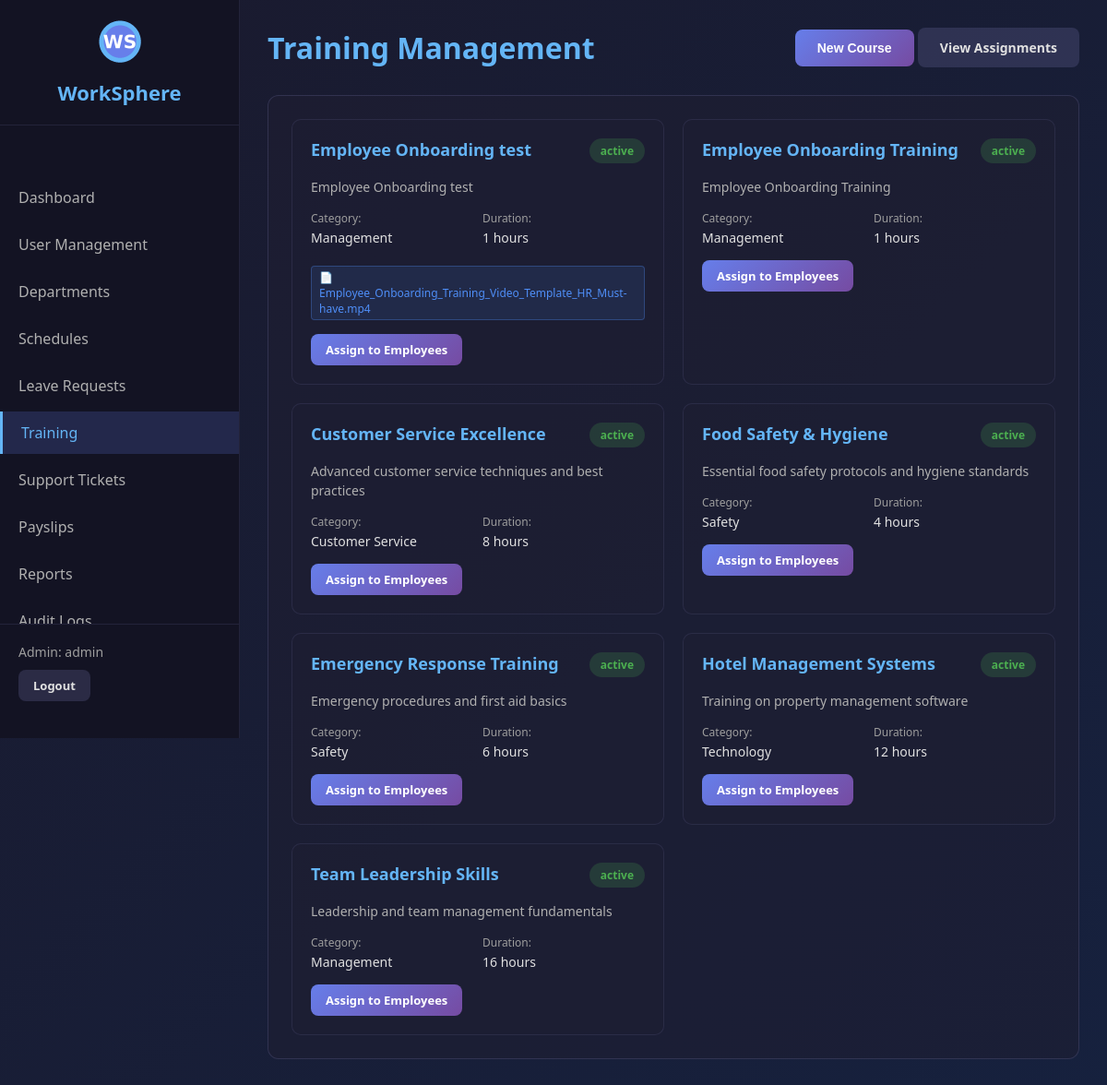
Page /admin/training (signed in) on the committed database.
### tables this page shows
CREATE TABLE training_courses (
            id INTEGER PRIMARY KEY AUTOINCREMENT,
            title TEXT NOT NULL,
            description TEXT,
            duration_hours INTEGER,
            category TEXT,
            status TEXT DEFAULT 'active',
            created_by INTEGER,
            created_at TIMESTAMP DEFAULT CURRENT_TIMESTAMP
        , material_filename TEXT, material_filepath TEXT);

### app.py (the view)
@app.route('/admin/training')
@admin_required
def admin_training():
    conn = get_db()
    cursor = conn.cursor()
    courses = cursor.execute('SELECT * FROM training_courses ORDER BY created_at DESC').fetchall()
    return render_template('admin_training.html', courses=courses)

### app.py (called while the page is built)
def get_db():
    if 'db' not in g:
        g.db = sqlite3.connect(
            DATABASE,
            timeout=20,                   # wait up to 20s if locked
            check_same_thread=False
        )
        g.db.row_factory = sqlite3.Row
        g.db.execute("PRAGMA journal_mode=WAL")    # WAL allows concurrent reads
        g.db.execute("PRAGMA busy_timeout=20000")  # 20s busy timeout at SQLite level
    return g.db

def admin_required(f):
    @wraps(f)
    def decorated_function(*args, **kwargs):
        if 'user_id' not in session:
            flash('Please login to access this page', 'error')
            return redirect('/login')
        if session.get('actual_role') != 'admin':
            flash('Admin access required', 'error')
            return redirect('/employee/dashboard')
        return f(*args, **kwargs)
    return decorated_function

### templates/admin_training.html (shortened to what this page needs)
<!DOCTYPE html>
<html lang="en">
<head>
    <link rel="stylesheet" href="/static/css/style.css">
</head>
<body>
    <div class="dashboard-container">
        <nav class="sidebar">
            <div class="logo-container">
                <img src="/static/images/logo.png" alt="WorkSphere Logo" class="logo-small">
                <h2>WorkSphere</h2>
            </div>
            <ul class="nav-menu">
                <li><a href="/admin/dashboard">Dashboard</a></li>
                <li><a href="/admin/users">User Management</a></li>
                <li><a href="/admin/departments">Departments</a></li>
                <li><a href="/admin/schedules">Schedules</a></li>
                <li><a href="/admin/leave-requests">Leave Requests</a></li>
                <li class="active"><a href="/admin/training">Training</a></li>
                <li><a href="/admin/support">Support Tickets</a></li>
                <li><a href="/admin/payslips">Payslips</a></li>
                <li><a href="/admin/reports">Reports</a></li>
                <li><a href="/admin/audit-logs">Audit Logs</a></li>
            </ul>
            <div class="user-info">
                <p>Admin: {{ session.username }}</p>
                <a href="/logout" class="btn btn-secondary btn-sm">Logout</a>
            </div>
        </nav>
        <main class="main-content">
            <header class="page-header">
                <h1>Training Management</h1>
                <div>
                    <button onclick="document.getElementById('addCourseModal').style.display='block'" class="btn btn-primary">New Course</button>
                    <a href="/admin/training/assignments" class="btn btn-secondary">View Assignments</a>
                </div>
            </header>
            <div class="section">
                <div class="training-grid">
                    {% for course in courses %}
                    <div class="training-card">
                        <div class="training-header">
                            <h3>{{ course.title }}</h3>
                            <span class="badge badge-{{ course.status }}">{{ course.status }}</span>
                        </div>
                        <p class="training-description">{{ course.description }}</p>
                        <div class="training-meta">
                            <div class="meta-item">
                                <label>Category:</label>
                                <span>{{ course.category }}</span>
                            </div>
                            <div class="meta-item">
                                <label>Duration:</label>
                                <span>{{ course.duration_hours }} hours</span>
                            </div>
                        </div>
                        {% if course.material_filename %}
                        <a href="/admin/download/training/{{ course.id }}" class="material-badge">
                            📄 {{ course.material_filename }}
                        </a>
                        {% endif %}
                        <div class="training-actions">
                            <a href="/admin/training/assign/{{ course.id }}" class="btn btn-sm btn-primary">Assign to Employees</a>
                        </div>
                    </div>
                    {% endfor %}
                </div>
            </div>
        </main>
    </div>
</body>
</html>

### static/css/style.css (style rules this page uses)
* { margin: 0; padding: 0; box-sizing: border-box; }
body { font-family: 'Segoe UI', Tahoma, Geneva, Verdana, sans-serif; background: linear-gradient(135deg, #1a1a2e 0%, #16213e 100%); color: #e0e0e0; min-height: 100vh; }
.logo-container { text-align: center; margin-bottom: 30px; }
.btn { padding: 12px 24px; border: none; border-radius: 8px; cursor: pointer; font-size: 14px; font-weight: 600; transition: all 0.3s ease; text-decoration: none; display: inline-block; }
.btn-primary { background: linear-gradient(135deg, #667eea 0%, #764ba2 100%); color: white; }
.btn-secondary { background: rgba(100, 100, 150, 0.3); color: #e0e0e0; }
.btn-sm { padding: 8px 16px; font-size: 13px; }
.dashboard-container { display: flex; min-height: 100vh; }
.sidebar { width: 260px; background: rgba(20, 20, 35, 0.95); border-right: 1px solid rgba(100, 100, 150, 0.2); padding: 20px 0; position: fixed; height: 100vh; overflow-y: auto; display: flex; flex-direction: column; }
.logo-small { width: 50px; height: 50px; margin-bottom: 10px; }
.sidebar .logo-container { padding: 0 20px 20px 20px; border-bottom: 1px solid rgba(100, 100, 150, 0.2); flex-shrink: 0; }
.sidebar .logo-container h2 { color: #64b5f6; font-size: 22px; }
.nav-menu { list-style: none; padding: 20px 0; flex: 1; overflow-y: auto; }
.nav-menu li { margin: 5px 0; }
.nav-menu a { display: block; padding: 12px 20px; color: #b0b0b0; text-decoration: none; transition: all 0.3s ease; }
.nav-menu li.active a { background: rgba(100, 126, 234, 0.2); color: #64b5f6; border-left: 3px solid #64b5f6; }
.user-info { padding: 20px; border-top: 1px solid rgba(100, 100, 150, 0.2); background: rgba(20, 20, 35, 0.95); flex-shrink: 0; margin-top: auto; }
.user-info p { margin-bottom: 10px; font-size: 14px; color: #9e9e9e; }
.main-content { margin-left: 260px; flex: 1; padding: 30px; }
.page-header { display: flex; justify-content: space-between; align-items: center; margin-bottom: 30px; }
.page-header h1 { color: #64b5f6; font-size: 32px; }
.section { background: rgba(30, 30, 50, 0.6); border: 1px solid rgba(100, 100, 150, 0.3); border-radius: 12px; padding: 25px; margin-bottom: 30px; }
.badge { display: inline-block; padding: 5px 12px; border-radius: 20px; font-size: 12px; font-weight: 600; }
.badge-approved, .badge-active, .badge-assigned, .badge-success, .badge-generated { background: rgba(76, 175, 80, 0.2); color: #4caf50; }
.training-grid { display: grid; grid-template-columns: repeat(auto-fit, minmax(350px, 1fr)); gap: 20px; }
.training-card { background: rgba(30, 30, 50, 0.4); border: 1px solid rgba(100, 100, 150, 0.2); border-radius: 10px; padding: 20px; transition: all 0.3s ease; }
.training-header { display: flex; justify-content: space-between; align-items: start; margin-bottom: 15px; }
.training-header h3 { color: #64b5f6; font-size: 18px; }
.training-description { color: #b0b0b0; font-size: 14px; margin-bottom: 15px; line-height: 1.5; }
.training-meta { display: grid; grid-template-columns: repeat(2, 1fr); gap: 10px; margin-bottom: 15px; }
.meta-item { display: flex; flex-direction: column; }
.meta-item label { color: #9e9e9e; font-size: 12px; margin-bottom: 3px; }
.meta-item span { color: #e0e0e0; font-size: 14px; }
.training-actions { margin-top: 15px; }

### templates/admin_training.html (style rules this page uses)
.material-badge { display: inline-flex; align-items: center; gap: 4px; background: rgba(79, 142, 247, 0.12); border: 1px solid rgba(79, 142, 247, 0.3); color: #4f8ef7; font-size: 12px; padding: 3px 8px; border-radius: 4px; text-decoration: none; margin-top: 6px; transition: all 0.2s; }

### rows in the picture
training_courses: title "Employee Onboarding test", status "active", description "Employee Onboarding test", category "Management", duration_hours "1", material_filename "Employee_Onboarding_Training_Video_Template_HR_Must-have.mp4"
training_courses: title "Employee Onboarding Training", status "active", description "Employee Onboarding Training", category "Management", duration_hours "1"
training_courses: title "Customer Service Excellence", status "active", description "Advanced customer service techniques and best practices", category "Customer Service", duration_hours "8"
training_courses: title "Food Safety & Hygiene", status "active", description "Essential food safety protocols and hygiene standards", category "Safety", duration_hours "4"
training_courses: title "Emergency Response Training", status "active", description "Emergency procedures and first aid basics", category "Safety", duration_hours "6"
training_courses: title "Hotel Management Systems", status "active", description "Training on property management software", category "Technology", duration_hours "12"
training_courses: title "Team Leadership Skills", status "active", description "Leadership and team management fundamentals", category "Management", duration_hours "16"

### other values in the picture
{{ session.username }} "admin"
